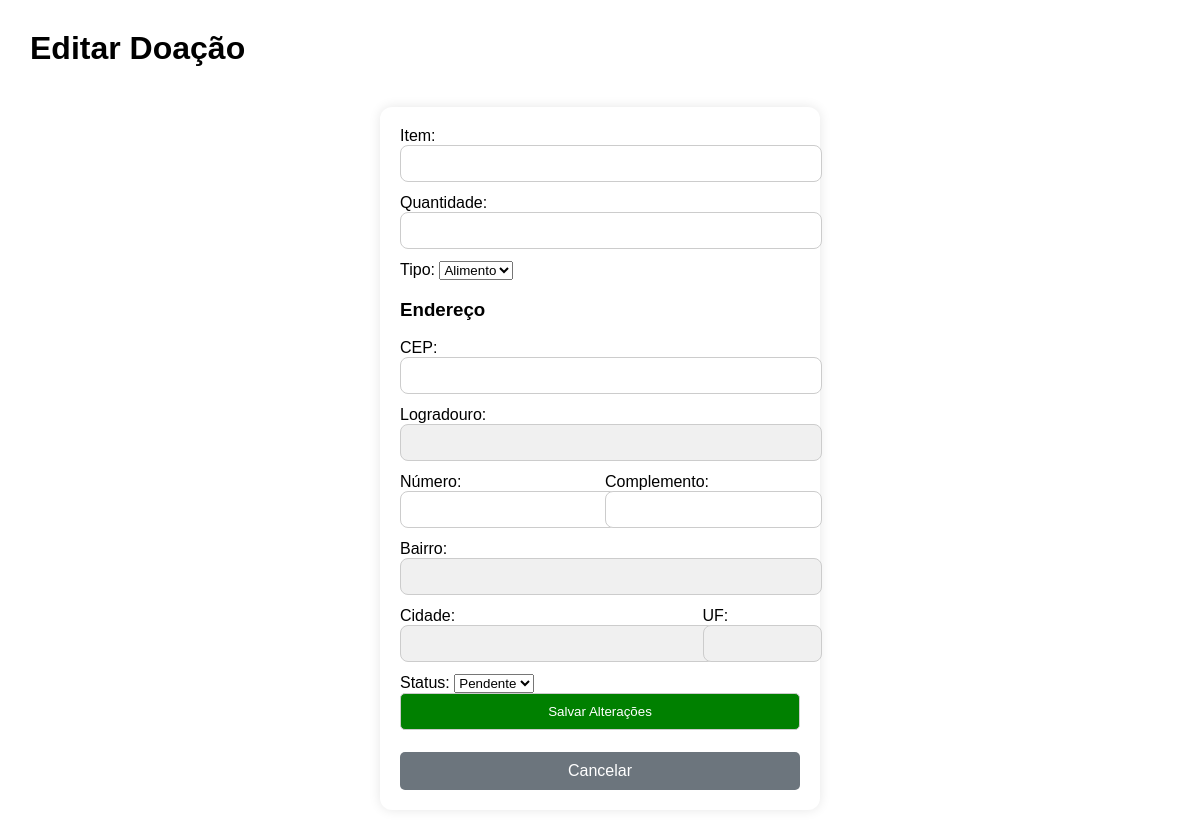
The app's page /editar/2, older data.
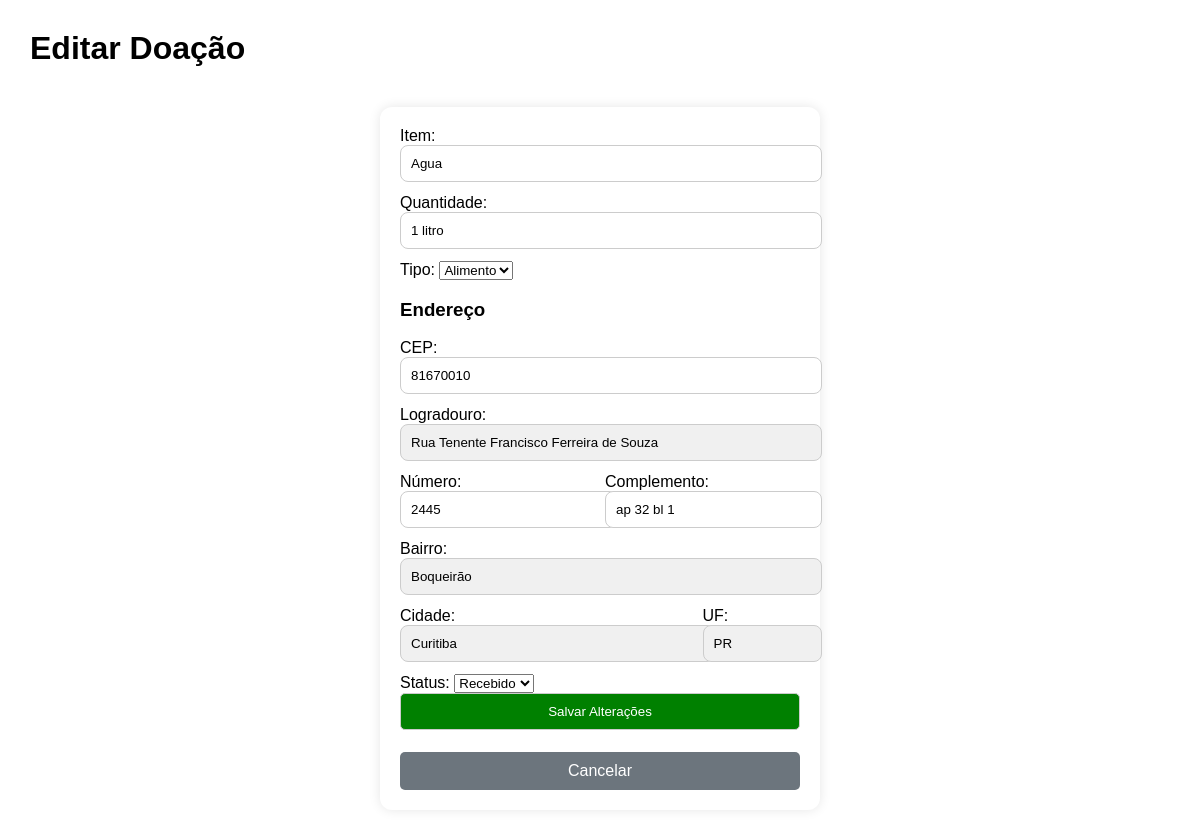
The same page, newer data.
### tables this page shows
CREATE TABLE doacoes (
            id INTEGER PRIMARY KEY AUTOINCREMENT,
            item TEXT NOT NULL,
            quantidade TEXT NOT NULL, -- Mudado de INTEGER para TEXT
            tipo TEXT NOT NULL,
            cep TEXT NOT NULL,
            logradouro TEXT NOT NULL,
            numero INTEGER NOT NULL,
            complemento TEXT,
            bairro TEXT NOT NULL,
            cidade TEXT NOT NULL,
            estado TEXT NOT NULL,
            status TEXT NOT NULL
        );

### app/routers/doacoes.py (the view)
@router.get("/editar/{id_doacao}")
def form_editar(request: Request, id_doacao: int):
    d = buscar_doacao_por_id(id_doacao)
    return templates.TemplateResponse("editar.html", {"request": request, "d": d})

### app/templates/editar.html (shortened to what this page needs)
<!DOCTYPE html>
<html lang="pt-BR">
<head>
    <link rel="stylesheet" href="/static/style.css">
</head>
<body>
    <h1>Editar Doação</h1>
    <form action="/editar/{{ d[0] }}" method="post">
        <label>Item:</label>
        <input type="text" name="item" value="{{ d[1] }}" required>
        <label>Quantidade:</label>
        <input type="text" name="quantidade" value="{{ d[2] }}" required>
        <label>Tipo:</label>
        <select name="tipo">
            <option value="Alimento" {% if d[3]=='Alimento' %}selected{% endif %}>Alimento</option>
        </select>
        <h3>Endereço</h3>
        <label>CEP:</label>
        <input type="text" id="cep" name="cep" value="{{ d[4] }}" onblur="buscarCEP()" required>
        <label>Logradouro:</label>
        <input type="text" name="logradouro" id="logradouro" value="{{ d[5] }}" required readonly style="background-color: #f0f0f0;">
        <div style="display: flex; gap: 10px;">
            <div style="flex: 1;">
                <label>Número:</label>
                <input type="number" name="numero" value="{{ d[6] }}" required>
            </div>
            <div style="flex: 1;">
                <label>Complemento:</label>
                <input type="text" name="complemento" value="{{ d[7] or '' }}">
            </div>
        </div>
        <label>Bairro:</label>
        <input type="text" name="bairro" id="bairro" value="{{ d[8] }}" required readonly style="background-color: #f0f0f0;">
        <div style="display: flex; gap: 10px;">
            <div style="flex: 3;">
                <label>Cidade:</label>
                <input type="text" name="cidade" id="cidade" value="{{ d[9] }}" required readonly style="background-color: #f0f0f0;">
            </div>
            <div style="flex: 1;">
                <label>UF:</label>
                <input type="text" name="estado" id="estado" value="{{ d[10] }}" required readonly style="background-color: #f0f0f0;">
            </div>
        </div>
        <label>Status:</label>
        <select name="status">
            <option value="Pendente" {% if d[11]=='Pendente' %}selected{% endif %}>Pendente</option>
            <option value="Recebido" {% if d[11]=='Recebido' %}selected{% endif %}>Recebido</option>
        </select>
        <button type="submit" class="botao">Salvar Alterações</button>
        <a href="/" class="botao botao-voltar" style="background-color: #6c757d; text-align:center; display:block; margin-top:10px;">Cancelar</a>
    </form>
</body>
</html>

### app/static/style.css (style rules this page uses)
body { font-family: Arial; margin: 30px; }
.botao { padding: 10px; background: green; color: white; text-decoration: none; border-radius: 5px; }
form { width: 400px; margin: 40px auto; padding: 20px; background: #ffffff; border-radius: 12px; box-shadow: 0px 0px 12px rgba(0, 0, 0, 0.1); }
form input, form button { width: 100%; margin-bottom: 12px; padding: 10px; border-radius: 8px; border: 1px solid #ccc; }
button { background-color: #007bff; color: white; border: none; cursor: pointer; }

Row changes from the older to the newer data that the page shows:
added doacoes: item "Agua", quantidade "1 litro", tipo "Alimento", cep "81670010", logradouro "Rua Tenente Francisco Ferreira de Souza", numero "2445", complemento "ap 32 bl 1", bairro "Boqueirão", cidade "Curitiba", estado "PR", status "Recebido"
Text that changed along with them:
form field tipo: "Alimento" → (not shown)
form field status: "Pendente" → (not shown)
